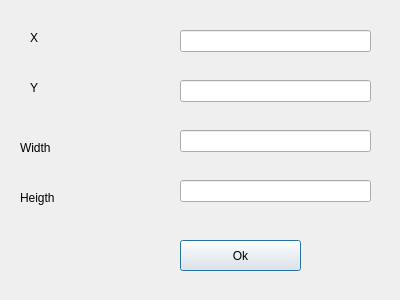
<?xml version="1.0" encoding="UTF-8"?>
<ui version="4.0">
 <class>ShapeSizeWindow</class>
 <widget class="QDialog" name="ShapeSizeWindow">
  <property name="geometry">
   <rect>
    <x>0</x>
    <y>0</y>
    <width>400</width>
    <height>300</height>
   </rect>
  </property>
  <property name="windowTitle">
   <string>Dialog</string>
  </property>
  <widget class="QPushButton" name="SizeInputOk">
   <property name="geometry">
    <rect>
     <x>180</x>
     <y>240</y>
     <width>121</width>
     <height>31</height>
    </rect>
   </property>
   <property name="text">
    <string>Ok</string>
   </property>
  </widget>
  <widget class="QLabel" name="label">
   <property name="geometry">
    <rect>
     <x>30</x>
     <y>30</y>
     <width>55</width>
     <height>16</height>
    </rect>
   </property>
   <property name="text">
    <string>X</string>
   </property>
  </widget>
  <widget class="QLabel" name="label_2">
   <property name="geometry">
    <rect>
     <x>30</x>
     <y>80</y>
     <width>55</width>
     <height>16</height>
    </rect>
   </property>
   <property name="text">
    <string>Y</string>
   </property>
  </widget>
  <widget class="QLabel" name="label_3">
   <property name="geometry">
    <rect>
     <x>20</x>
     <y>140</y>
     <width>55</width>
     <height>16</height>
    </rect>
   </property>
   <property name="text">
    <string>Width</string>
   </property>
  </widget>
  <widget class="QLabel" name="label_4">
   <property name="geometry">
    <rect>
     <x>20</x>
     <y>190</y>
     <width>55</width>
     <height>16</height>
    </rect>
   </property>
   <property name="text">
    <string>Heigth</string>
   </property>
  </widget>
  <widget class="QLineEdit" name="X">
   <property name="geometry">
    <rect>
     <x>180</x>
     <y>30</y>
     <width>191</width>
     <height>22</height>
    </rect>
   </property>
  </widget>
  <widget class="QLineEdit" name="Y">
   <property name="geometry">
    <rect>
     <x>180</x>
     <y>80</y>
     <width>191</width>
     <height>22</height>
    </rect>
   </property>
  </widget>
  <widget class="QLineEdit" name="Width">
   <property name="geometry">
    <rect>
     <x>180</x>
     <y>130</y>
     <width>191</width>
     <height>22</height>
    </rect>
   </property>
  </widget>
  <widget class="QLineEdit" name="Heigth">
   <property name="geometry">
    <rect>
     <x>180</x>
     <y>180</y>
     <width>191</width>
     <height>22</height>
    </rect>
   </property>
  </widget>
 </widget>
 <resources/>
 <connections/>
</ui>
